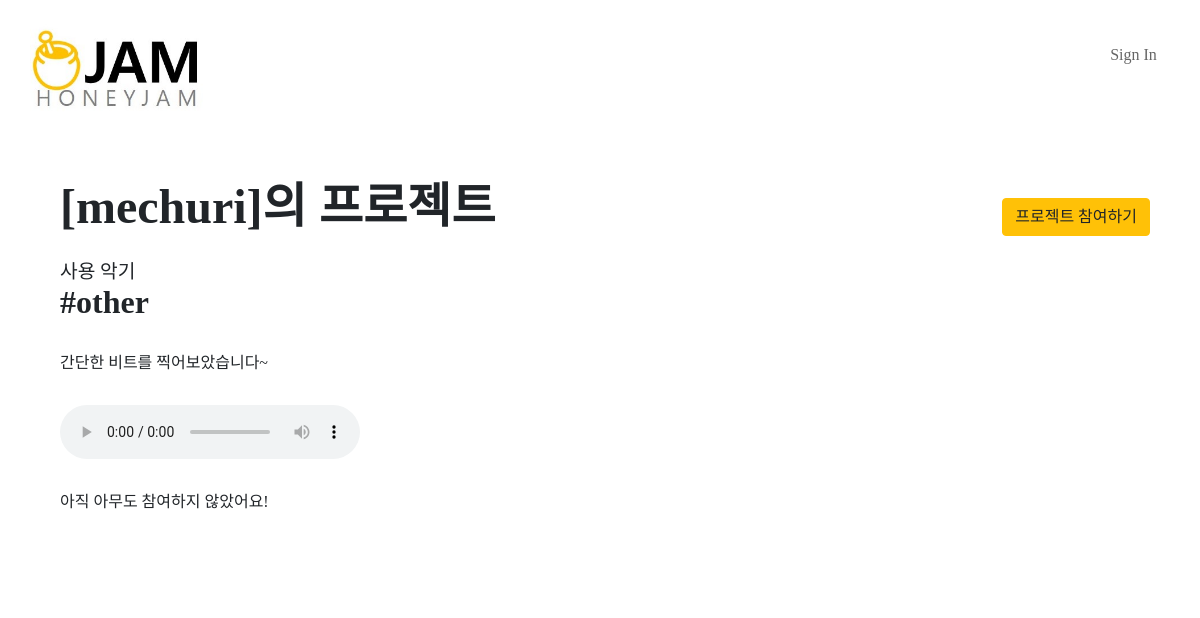
The app's page /jam/detail/7 with its own data.
### jam/models.py (models this page shows)
class Project(models.Model):
    INST_CHOICES = (
        ('vocal', 'vocal'),
        ('drum', 'drum'),
        ('elec', 'elec'),
        ('piano', 'piano'),
        ('bass', 'bass'),
        ('other', 'other'),
    )
    inst = models.CharField(max_length=20, choices=INST_CHOICES)
    user = models.ForeignKey(User, on_delete = models.CASCADE)
    content = models.TextField()
    file = models.FileField(upload_to="music", null=True)
    created_at = models.DateTimeField(auto_now_add=True)
    updated_at = models.DateTimeField(auto_now=True)

### jam/views.py (the view)
# urls.py: path('detail/<int:id>', views.detail, name="detail"),
def detail(request, id):
    project = get_object_or_404(Project, pk=id)
    return render(request, 'detail.html', {"project": project})

### jam/templates/detail.html
{% extends 'base.html' %}
{% load staticfiles %}
{% block content %}
<link rel="stylesheet" href="{% static 'detail.css' %}">
<a href="{% url 'jam:create_jam' project.id %}" class="btn btn-warning join">프로젝트 참여하기</a>
<div class="detail-wrap">
    <h1>[{{project.user}}]의 프로젝트</h1>
    <div class="detail-wrap-inst">
        <br>
        <h2>사용 악기</h2>
        <h2 class='tag'>
            #{{project.inst}}
        </h2>
    </div>
    <div class="detail-wrap-content">
        {{project.content}}
    </div>
    <div class="detail-audio">
        <audio src="{{ project.file.url }}" controls></audio>
    </div>
    <div class="detail-jjam">
        {% for jam in project.jams.all %}
        <div class="jjam-info">
            제작자: {{ jam.user }} <br>
            악기: {{ jam.inst }} <br>
            간단설명: {{ jam.content }} <br>
        <div class="detail-audio">
        <audio src="{{ jam.file.url }}" controls></audio>
    </div>
        </div>
            {% empty %}
            <br><p>아직 아무도 참여하지 않았어요!</p>
        {% endfor %}
    </div>
</div>
{% endblock %}

### jam/static/style.css (style rules this page uses)
* { font-family: 'BBTreeGB'; }
body { width: 100%; background: #FFF593; }

### jam/static/detail.css (style rules this page uses)
h1, h2 { margin: 0; }
h1 { font-size: 3em; font-weight: bold; }
h2 { font-size: 1.2em; }
.tag { font-weight: bold; font-size: 2em; }
.detail-wrap { margin: 0 30px; background-color: #fff; border-radius: 5px; padding: 30px; font-size: 1em; }
.detail-wrap-inst { padding-bottom: 30px; background: None; }
.detail-wrap-content { padding-bottom: 30px; background: None; }
.join { float: right; margin: 50px; position: static; }
.detail-jjam { padding-bottom: 30px; }

### records on screen
Project: user "mechuri", inst "other", content "간단한 비트를 찍어보았습니다~"
